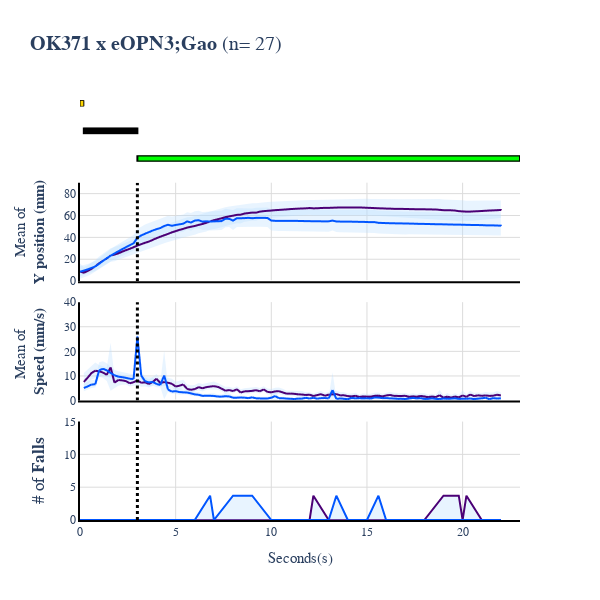

Here is the notebook cell this chart was saved with:
### Code cell
df3 = removingextraline(df_meande)
df4 = removingextraline(df_meandw)
df5 = removingextraline(df_meanse)
df6 = removingextraline(df_meansw)
driver = transgenic

from plotly.subplots import make_subplots
import plotly.graph_objects as go
from plotly.graph_objects import Layout

fig = make_subplots(rows=6, cols=1, row_heights=[0.02, 0.02, 0.02, 0.3,0.3, 0.3],shared_yaxes=True, shared_xaxes=True,horizontal_spacing = 0.05) #, subplot_titles=("Dark phase", "Light phase", "", " ")

if responder == "ACR":
    barcolr = "#00ff00"
if responder == "Chrimson2":
    barcolr = "#DC143C"

barcolr = "#00ff00"

fig.add_trace(go.Scatter(x=[], y=[]),row=1, col=1)
fig.add_shape(type="rect",x0=0, y0=0, x1=0.2, y1=2,line=dict(color="black",width=1,),fillcolor="gold",row=1,col=1)
fig.add_shape(type="rect",x0=0.2, y0=0, x1=3, y1=1,line=dict(color="black",width=2,),fillcolor="black",row=2,col=1)
fig.add_shape(type="rect",x0=3, y0=0, x1=23, y1=1,line=dict(color="black",width=2,),fillcolor=barcolr,row=3,col=1)
fig.update_xaxes(showgrid=False,zeroline=False,ticks="",showline=False,showticklabels=False,range=[-2.05,1],row=1, col=1)
fig.update_yaxes(showgrid=False,zeroline=False,ticks="",showline=False,showticklabels=False,range=[-0.05,2.1],row=1, col=1)

fig.update_xaxes(showgrid=False,zeroline=False,ticks="",showline=False,showticklabels=False,range=[-2.05,3.05],row=2, col=1)
fig.update_yaxes(showgrid=False,zeroline=False,ticks="",showline=False,showticklabels=False,range=[-0.05,1.05],row=2, col=1)


fig.update_xaxes(showgrid=False,zeroline=False,ticks="",showline=False,showticklabels=False,range=[-2.05,23.05],row=3, col=1)
fig.update_yaxes(showgrid=False,zeroline=False,ticks="",showline=False,showticklabels=False,range=[-0.05,1.05],row=3, col=1)


darkcolor  = "#4B0076"
lightcolor = "#0055ff"
SDcolor = " #cce6ff"
SDinner = "rgba(179, 217, 255,0.3)"

nnumber = int(0.25*(len(dfexpt.columns)-2))
nnumberwt = int(0.25*(len(dfwt.columns)-2))

time = df3.loc[df3.ExperimentState == "Dark", 'Seconds']
time2 = df4.loc[df4.ExperimentState == "Dark", 'Seconds']
#expt_dark
row1 = 4
row2 = 5
row3 = 6
fig.append_trace(go.Scattergl(x =time,
        y=df3.loc[df3.ExperimentState == "Dark", 'mean'],
        mode='lines',
        name='Mean of Y position(mm)_Expt',
        marker = dict(color = darkcolor),
        line=dict(width=2),                                           
        showlegend=False   
    ), row=row1, col=1)

#expt_light
fig.append_trace(go.Scattergl(x =time,
        y=df3.loc[df3.ExperimentState == "Full", 'mean'],
        mode='lines',
        name='Mean of Y position(mm)_Expt',
        marker = dict(color = lightcolor),
        line=dict(width=2),
        showlegend=False    
    ), row=row1, col=1)

#exptdark_CI
fig.append_trace(go.Scatter(
        name='Upper Bound',
        x=time,
        y=df3.loc[df3.ExperimentState == "Dark", 'mean']+df3.loc[df3.ExperimentState == "Dark", 'CI'],
        mode='lines',
        marker=dict(color= darkcolor),
        line=dict(width=0),
        showlegend=False
    ), row=row1, col=1)
fig.append_trace(go.Scatter(
        name=transgenic,
        x=time,
        y=df3.loc[df3.ExperimentState == "Dark", 'mean']-df3.loc[df3.ExperimentState == "Dark", 'CI'],
        marker=dict(color= darkcolor),
        line=dict(width=0),
        mode='lines',
        fillcolor= SDinner,
        fill='tonexty',
        showlegend=False
    ), row=row1, col=1)

#exptlight_CI
fig.append_trace(go.Scatter(
        name='Upper Bound',
        x=time,
        y=df3.loc[df3.ExperimentState == "Full", 'mean']+df3.loc[df3.ExperimentState == "Full", 'CI'],
        mode='lines',
        marker=dict(color=SDcolor),
        line=dict(width=0),
        showlegend=False
    ), row=row1, col=1)
fig.append_trace(go.Scatter(
        name='Lower Bound',
        x=time,
        y=df3.loc[df3.ExperimentState == "Full", 'mean']-df3.loc[df3.ExperimentState == "Full", 'CI'],
        marker=dict(color=SDcolor),
        line=dict(width=0),
        mode='lines',
        fillcolor=SDinner,
        fill='tonexty',
        showlegend=False
    ), row=row1, col=1)

#speed


time = df5.loc[df5.ExperimentState == "Dark", 'Seconds']
time2 = df6.loc[df6.ExperimentState == "Dark", 'Seconds']
#exptdark
fig.append_trace(go.Scattergl(x =time,
        y=df5.loc[df5.ExperimentState == "Dark", 'mean'],
        mode='lines',
        name='Mean speed (mm/s)_Expt',
        marker = dict(color = darkcolor),
        line=dict(width=2),
        showlegend=False    
    ), row=row2, col=1)

fig.append_trace(go.Scatter(
        name='Upper Bound',
        x=time,
        y=df5.loc[df5.ExperimentState == "Dark", 'mean']+df5.loc[df5.ExperimentState == "Dark", 'CI'],
        mode='lines',
        marker=dict(color= darkcolor),
        line=dict(width=0),
        showlegend=False
    ), row=row2, col=1)
fig.append_trace(go.Scatter(
        name='Lower Bound',
        x=df5['Seconds'],
        y=df5.loc[df5.ExperimentState == "Dark", 'mean']-df5.loc[df5.ExperimentState == "Dark", 'CI'],
        marker=dict(color=darkcolor),
        line=dict(width=0),
        mode='lines',
        fillcolor=SDinner,
        fill='tonexty',
        showlegend=False
    ), row=row2, col=1)

#exptlight
fig.append_trace(go.Scattergl(x =time,
        y=df5.loc[df5.ExperimentState == "Full", 'mean'],
        mode='lines',
        name='Mean speed (mm/s)_Expt',
        marker = dict(color = lightcolor),
        line=dict(width=2),
        showlegend=False    
    ), row=row2, col=1)

fig.append_trace(go.Scatter(
        name='Upper Bound',
        x=time,
        y=df5.loc[df5.ExperimentState == "Full", 'mean']+df5.loc[df5.ExperimentState == "Full", 'CI'],
        mode='lines',
        marker=dict(color = SDcolor),
        line=dict(width=0),
        showlegend=False
    ), row=row2, col=1)

fig.append_trace(go.Scatter(
        name='Lower Bound',
        x=time,
        y=df5.loc[df5.ExperimentState == "Full", 'mean']-df5.loc[df5.ExperimentState == "Full", 'CI'],
        marker=dict(color = SDcolor),
        line=dict(width=0),
        mode='lines',
        fillcolor=SDinner,
        fill='tonexty',
        showlegend=False
    ), row=row2, col=1)


#raster
count_exptdark = counterfall(df_rrdark, nnumber, nnumberwt, "EXPT")
count_exptfull = counterfall(df_rrfull, nnumber, nnumberwt, "EXPT")

fig.append_trace(go.Scatter(
        name='EXPT',
        x=count_exptdark['value'],
        y=count_exptdark['counts'],
        marker=dict(color=darkcolor),
        line=dict(width=2),
        mode='lines',
        fillcolor=SDinner,
        fill='tozeroy', showlegend=False
    ), row=row3, col=1)

fig.append_trace(go.Scatter(
        name=transgenic,
        x=count_exptfull['value'],
        y=count_exptfull['counts'],
        marker=dict(color=lightcolor),
        line=dict(width=2),
        mode='lines',
        fillcolor=SDinner,
        fill='tozeroy', showlegend=True
    ), row=row3, col=1)


#row2
fig.add_shape(type="line",x0=3, y0=0, x1=3, y1=90,line=dict(color="black",width=3,dash = "dot"),fillcolor="black", row=row1,col=1)

fig.update_yaxes(showline=True, linewidth=2, linecolor='black', gridcolor = "gainsboro", range=[0,90],row=row1,col=1)
fig.update_yaxes(title='Mean of' +'<br>' + '<b>' + 'Y position (mm)' + '</b>',title_font=dict(size=15), gridcolor = "gainsboro", range=[0,90],tickvals=np.arange(0,91,20),showline=True, linewidth=2, linecolor='black', row=row1,col=1)
fig.update_xaxes(showline=True, linewidth=2, linecolor='black', gridcolor = "gainsboro", row=row1,col=1)


#row3
fig.add_shape(type="line",x0=3, y0=0, x1=3, y1=100,line=dict(color="black",width=3,dash = "dot"),fillcolor="black", row=row2,col=1)

fig.update_yaxes(gridcolor = "gainsboro",title='Mean of ' +'<br>' + '<b>' +'Speed (mm/s)'+ '</b>',title_font=dict(size=15),range=[0,40],tickvals=np.arange(0,41,10),showline=True, linewidth=2, linecolor='black', row=row2,col=1)
# fig.update_yaxes(showline=True, linewidth=2, linecolor='black',range=[0,40],gridcolor = "gainsboro",tickvals=np.arange(0,41,10),row=row2,col=2)
fig.update_xaxes(showline=True, linewidth=2, linecolor='black',gridcolor = "gainsboro", row=row2,col=1)

#row4
fig.add_shape(type="line",x0=3, y0=0, x1=3, y1=300,line=dict(color="black",width=3,dash = "dot"),fillcolor="black", row=row3,col=1)
fig.update_yaxes(gridcolor = "gainsboro",title='# of '+ '<b>' + 'Falls'+ '</b>',title_font=dict(family="helvetica",size=17), range=[0,15],tickvals=np.arange(0,16,5),showline=True, linewidth=2, linecolor='black',row=row3,col=1)
#fig.update_yaxes(showline=True,gridcolor = "gainsboro", linewidth=2, linecolor='black',range=[0,15],tickvals=np.arange(0,16,5),row=row3,col=2)
fig.update_xaxes(title='Seconds(s)',title_font=dict(size = 15), range=[0,23],tickvals=np.arange(0,24,5),showline=True, gridcolor = "gainsboro",linewidth=2, linecolor='black', row=row3,col=1)
fig.update_layout(title = '<b>' + driver + '</b>' + " (n= " + str(nnumber) + ")", title_font=dict(family="helvetica", size = 20), font = dict(family = "helvetica"), height=600, width=600, hovermode='x unified', showlegend=True, plot_bgcolor='rgba(0,0,0,0)')
fig.update_annotations(font=dict(family="helvetica", size = 17))

#legend
fig.update_layout(showlegend=False, legend=dict(
    title_font_family='helvetica',
    font=dict(
        size=12
    )
))
fig.update_layout(legend= {'itemsizing': 'constant'})

fig.show()

### Figure 1 — Plotly figure (JSON) as saved in the notebook; plotly's stock layout.template omitted (floating-point values rounded to 4 significant figures; data arrays with more than 128 entries replaced by an {"elided": "..."} marker saying what was removed)
{"data": [{"type": "scatter", "x": [], "xaxis": "x", "y": [], "yaxis": "y"}, {"line": {"width": 2}, "marker": {"color": "#4B0076"}, "mode": "lines", "name": "Mean of Y position(mm)_Expt", "showlegend": false, "type": "scattergl", "x": [0, 0.2, 0.4, 0.6, 0.8, 1, 1.2, 1.4, 1.6, 1.8, 2, 2.2, 2.4, 2.6, 2.8, 3, 3.2, 3.4, 3.6, 3.8, 4, 4.2, 4.4, 4.6, 4.8, 5, 5.2, 5.4, 5.6, 5.8, 6, 6.2, 6.4, 6.6, 6.8, 7, 7.2, 7.4, 7.6, 7.8, 8, 8.2, 8.4, 8.6, 8.8, 9, 9.2, 9.4, 9.6, 9.8, 10, 10.2, 10.4, 10.6, 10.8, 11, 11.2, 11.4, 11.6, 11.8, 12, 12.2, 12.4, 12.6, 12.8, 13, 13.2, 13.4, 13.6, 13.8, 14, 14.2, 14.4, 14.6, 14.8, 15, 15.2, 15.4, 15.6, 15.8, 16, 16.2, 16.4, 16.6, 16.8, 17, 17.2, 17.4, 17.6, 17.8, 18, 18.2, 18.4, 18.6, 18.8, 19, 19.2, 19.4, 19.6, 19.8, 20, 20.2, 20.4, 20.6, 20.8, 21, 21.2, 21.4, 21.6, 21.8, 22], "xaxis": "x4", "y": [9.132, 8.088, 9.678, 11.64, 13.95, 16.78, 19.05, 21.14, 23.84, 24.7, 25.84, 27.34, 28.76, 30.03, 31.44, 33.03, 34.27, 35.56, 36.65, 38.22, 39.77, 41.15, 42.45, 43.71, 45.13, 46.21, 47.4, 48.37, 49.5, 50.27, 51.01, 51.98, 52.8, 53.88, 55.15, 56.29, 57.17, 58.06, 59.11, 59.83, 60.45, 61.21, 61.37, 62.41, 62.82, 63.28, 63.2, 64.16, 64.6, 64.9, 65.17, 65.51, 65.73, 65.98, 66.2, 66.53, 66.7, 66.93, 67.05, 67.19, 67.46, 67.19, 67.25, 67.51, 67.62, 67.62, 67.76, 67.88, 67.99, 67.99, 68.01, 67.96, 68.01, 68.0, 67.83, 67.71, 67.56, 67.42, 67.24, 67.15, 67.0, 66.89, 66.75, 66.73, 66.69, 66.59, 66.51, 66.43, 66.36, 66.34, 66.33, 66.23, 66.17, 66.11, 65.82, 65.47, 65.4, 65.37, 65.16, 64.61, 64.36, 64.16, 64.19, 64.4, 64.54, 64.75, 64.98, 65.18, 65.31, 65.49, 65.68], "yaxis": "y4"}, {"line": {"width": 2}, "marker": {"color": "#0055ff"}, "mode": "lines", "name": "Mean of Y position(mm)_Expt", "showlegend": false, "type": "scattergl", "x": [0, 0.2, 0.4, 0.6, 0.8, 1, 1.2, 1.4, 1.6, 1.8, 2, 2.2, 2.4, 2.6, 2.8, 3, 3.2, 3.4, 3.6, 3.8, 4, 4.2, 4.4, 4.6, 4.8, 5, 5.2, 5.4, 5.6, 5.8, 6, 6.2, 6.4, 6.6, 6.8, 7, 7.2, 7.4, 7.6, 7.8, 8, 8.2, 8.4, 8.6, 8.8, 9, 9.2, 9.4, 9.6, 9.8, 10, 10.2, 10.4, 10.6, 10.8, 11, 11.2, 11.4, 11.6, 11.8, 12, 12.2, 12.4, 12.6, 12.8, 13, 13.2, 13.4, 13.6, 13.8, 14, 14.2, 14.4, 14.6, 14.8, 15, 15.2, 15.4, 15.6, 15.8, 16, 16.2, 16.4, 16.6, 16.8, 17, 17.2, 17.4, 17.6, 17.8, 18, 18.2, 18.4, 18.6, 18.8, 19, 19.2, 19.4, 19.6, 19.8, 20, 20.2, 20.4, 20.6, 20.8, 21, 21.2, 21.4, 21.6, 21.8, 22], "xaxis": "x4", "y": [9.025, 9.964, 11.12, 12.44, 13.8, 16.29, 18.9, 21.38, 23.64, 25.72, 27.7, 29.63, 31.5, 33.3, 35.06, 40.22, 42.29, 43.9, 45.33, 46.82, 48.06, 49.14, 50.95, 52.1, 51.19, 51.9, 52.52, 53.1, 55.18, 54.12, 55.95, 56.27, 54.99, 55.26, 55.03, 55.25, 55.3, 55.49, 57.67, 57.52, 55.92, 58.13, 58.12, 58.23, 58.45, 58.13, 58.41, 58.41, 58.4, 58.36, 55.94, 55.74, 55.74, 55.7, 55.66, 55.65, 55.68, 55.6, 55.52, 55.48, 55.42, 55.31, 55.33, 55.27, 55.27, 55.28, 55.91, 55.12, 55.04, 55.0, 55.02, 54.92, 54.88, 54.79, 54.74, 54.61, 54.54, 54.5, 53.9, 53.77, 53.63, 53.54, 53.46, 53.38, 53.34, 53.24, 53.21, 53.12, 53.0, 52.92, 52.88, 52.8, 52.7, 52.6, 52.61, 52.5, 52.42, 52.33, 52.25, 52.2, 52.16, 52.04, 51.95, 51.87, 51.85, 51.76, 51.61, 51.55, 51.51, 51.41, 51.31], "yaxis": "y4"}, {"line": {"width": 0}, "marker": {"color": "#4B0076"}, "mode": "lines", "name": "Upper Bound", "showlegend": false, "type": "scatter", "x": [0, 0.2, 0.4, 0.6, 0.8, 1, 1.2, 1.4, 1.6, 1.8, 2, 2.2, 2.4, 2.6, 2.8, 3, 3.2, 3.4, 3.6, 3.8, 4, 4.2, 4.4, 4.6, 4.8, 5, 5.2, 5.4, 5.6, 5.8, 6, 6.2, 6.4, 6.6, 6.8, 7, 7.2, 7.4, 7.6, 7.8, 8, 8.2, 8.4, 8.6, 8.8, 9, 9.2, 9.4, 9.6, 9.8, 10, 10.2, 10.4, 10.6, 10.8, 11, 11.2, 11.4, 11.6, 11.8, 12, 12.2, 12.4, 12.6, 12.8, 13, 13.2, 13.4, 13.6, 13.8, 14, 14.2, 14.4, 14.6, 14.8, 15, 15.2, 15.4, 15.6, 15.8, 16, 16.2, 16.4, 16.6, 16.8, 17, 17.2, 17.4, 17.6, 17.8, 18, 18.2, 18.4, 18.6, 18.8, 19, 19.2, 19.4, 19.6, 19.8, 20, 20.2, 20.4, 20.6, 20.8, 21, 21.2, 21.4, 21.6, 21.8, 22], "xaxis": "x4", "y": [16.12, 12.86, 14.62, 16.76, 19.24, 22.4, 24.82, 27.18, 30.04, 31.25, 32.24, 33.86, 35.32, 36.57, 38.04, 39.82, 41.27, 42.72, 43.59, 45.65, 47.08, 49.01, 50.15, 51.63, 53.63, 54.74, 56.07, 56.77, 58.34, 58.65, 59.69, 60.18, 61.36, 62.43, 63.39, 64.62, 65.94, 66.88, 67.58, 68.26, 68.83, 69.54, 69.98, 70.54, 70.8, 71.13, 71.2, 71.76, 72.08, 72.31, 72.49, 72.73, 72.91, 73.12, 73.25, 73.49, 73.59, 73.77, 73.87, 73.96, 74.2, 74.16, 74.26, 74.53, 74.63, 74.64, 74.88, 75.06, 75.25, 75.3, 75.35, 75.33, 75.41, 75.47, 75.36, 75.28, 75.17, 75.07, 74.97, 74.95, 74.85, 74.81, 74.77, 74.86, 74.91, 74.9, 74.94, 74.98, 75.01, 75.12, 75.26, 75.26, 75.29, 75.3, 75.07, 74.74, 74.69, 74.71, 74.59, 74.18, 73.97, 73.59, 73.47, 73.52, 73.52, 73.58, 73.61, 73.65, 73.64, 73.63, 73.68], "yaxis": "y4"}, {"fill": "tonexty", "fillcolor": "rgba(179, 217, 255,0.3)", "line": {"width": 0}, "marker": {"color": "#4B0076"}, "mode": "lines", "name": "OK371 x eOPN3;Gao", "showlegend": false, "type": "scatter", "x": [0, 0.2, 0.4, 0.6, 0.8, 1, 1.2, 1.4, 1.6, 1.8, 2, 2.2, 2.4, 2.6, 2.8, 3, 3.2, 3.4, 3.6, 3.8, 4, 4.2, 4.4, 4.6, 4.8, 5, 5.2, 5.4, 5.6, 5.8, 6, 6.2, 6.4, 6.6, 6.8, 7, 7.2, 7.4, 7.6, 7.8, 8, 8.2, 8.4, 8.6, 8.8, 9, 9.2, 9.4, 9.6, 9.8, 10, 10.2, 10.4, 10.6, 10.8, 11, 11.2, 11.4, 11.6, 11.8, 12, 12.2, 12.4, 12.6, 12.8, 13, 13.2, 13.4, 13.6, 13.8, 14, 14.2, 14.4, 14.6, 14.8, 15, 15.2, 15.4, 15.6, 15.8, 16, 16.2, 16.4, 16.6, 16.8, 17, 17.2, 17.4, 17.6, 17.8, 18, 18.2, 18.4, 18.6, 18.8, 19, 19.2, 19.4, 19.6, 19.8, 20, 20.2, 20.4, 20.6, 20.8, 21, 21.2, 21.4, 21.6, 21.8, 22], "xaxis": "x4", "y": [2.14, 3.32, 4.733, 6.523, 8.658, 11.17, 13.29, 15.1, 17.63, 18.15, 19.44, 20.81, 22.21, 23.48, 24.85, 26.25, 27.26, 28.39, 29.72, 30.78, 32.45, 33.29, 34.74, 35.8, 36.63, 37.68, 38.73, 39.98, 40.67, 41.89, 42.32, 43.79, 44.25, 45.33, 46.91, 47.96, 48.4, 49.24, 50.64, 51.4, 52.08, 52.87, 52.77, 54.28, 54.84, 55.44, 55.2, 56.56, 57.11, 57.5, 57.85, 58.29, 58.55, 58.84, 59.15, 59.57, 59.81, 60.1, 60.22, 60.41, 60.71, 60.21, 60.24, 60.49, 60.6, 60.59, 60.65, 60.7, 60.73, 60.68, 60.67, 60.6, 60.61, 60.54, 60.31, 60.15, 59.96, 59.77, 59.52, 59.35, 59.14, 58.97, 58.74, 58.6, 58.48, 58.28, 58.09, 57.87, 57.71, 57.56, 57.4, 57.2, 57.05, 56.92, 56.56, 56.2, 56.12, 56.02, 55.74, 55.05, 54.76, 54.74, 54.92, 55.27, 55.56, 55.93, 56.34, 56.71, 56.98, 57.35, 57.68], "yaxis": "y4"}, {"line": {"width": 0}, "marker": {"color": " #cce6ff"}, "mode": "lines", "name": "Upper Bound", "showlegend": false, "type": "scatter", "x": [0, 0.2, 0.4, 0.6, 0.8, 1, 1.2, 1.4, 1.6, 1.8, 2, 2.2, 2.4, 2.6, 2.8, 3, 3.2, 3.4, 3.6, 3.8, 4, 4.2, 4.4, 4.6, 4.8, 5, 5.2, 5.4, 5.6, 5.8, 6, 6.2, 6.4, 6.6, 6.8, 7, 7.2, 7.4, 7.6, 7.8, 8, 8.2, 8.4, 8.6, 8.8, 9, 9.2, 9.4, 9.6, 9.8, 10, 10.2, 10.4, 10.6, 10.8, 11, 11.2, 11.4, 11.6, 11.8, 12, 12.2, 12.4, 12.6, 12.8, 13, 13.2, 13.4, 13.6, 13.8, 14, 14.2, 14.4, 14.6, 14.8, 15, 15.2, 15.4, 15.6, 15.8, 16, 16.2, 16.4, 16.6, 16.8, 17, 17.2, 17.4, 17.6, 17.8, 18, 18.2, 18.4, 18.6, 18.8, 19, 19.2, 19.4, 19.6, 19.8, 20, 20.2, 20.4, 20.6, 20.8, 21, 21.2, 21.4, 21.6, 21.8, 22], "xaxis": "x4", "y": [13.82, 14.35, 15.57, 16.95, 18.4, 21.11, 23.97, 26.72, 29.25, 31.58, 33.8, 35.99, 38.09, 40.1, 42.06, 47.76, 50.02, 51.71, 53.14, 54.66, 55.93, 57.04, 58.32, 59.72, 58.98, 59.76, 60.38, 61.01, 62.96, 62.18, 63.85, 64.23, 63.18, 63.52, 63.74, 63.96, 64.06, 64.31, 66.06, 65.65, 65.09, 66.72, 66.74, 66.9, 66.73, 66.48, 67.19, 67.21, 67.24, 67.22, 65.66, 65.65, 65.67, 65.66, 65.6, 65.62, 65.65, 65.63, 65.57, 65.59, 65.57, 65.51, 65.54, 65.48, 65.47, 65.47, 65.54, 65.39, 65.35, 65.32, 65.31, 65.26, 65.25, 65.2, 65.18, 65.08, 65.0, 64.92, 64.32, 64.25, 64.14, 64.07, 64.04, 63.95, 63.87, 63.76, 63.65, 63.54, 63.42, 63.27, 63.17, 63.06, 62.92, 62.82, 62.78, 62.63, 62.52, 62.38, 62.29, 62.2, 62.14, 61.97, 61.83, 61.71, 61.62, 61.48, 61.3, 61.22, 61.12, 60.99, 60.85], "yaxis": "y4"}, {"fill": "tonexty", "fillcolor": "rgba(179, 217, 255,0.3)", "line": {"width": 0}, "marker": {"color": " #cce6ff"}, "mode": "lines", "name": "Lower Bound", "showlegend": false, "type": "scatter", "x": [0, 0.2, 0.4, 0.6, 0.8, 1, 1.2, 1.4, 1.6, 1.8, 2, 2.2, 2.4, 2.6, 2.8, 3, 3.2, 3.4, 3.6, 3.8, 4, 4.2, 4.4, 4.6, 4.8, 5, 5.2, 5.4, 5.6, 5.8, 6, 6.2, 6.4, 6.6, 6.8, 7, 7.2, 7.4, 7.6, 7.8, 8, 8.2, 8.4, 8.6, 8.8, 9, 9.2, 9.4, 9.6, 9.8, 10, 10.2, 10.4, 10.6, 10.8, 11, 11.2, 11.4, 11.6, 11.8, 12, 12.2, 12.4, 12.6, 12.8, 13, 13.2, 13.4, 13.6, 13.8, 14, 14.2, 14.4, 14.6, 14.8, 15, 15.2, 15.4, 15.6, 15.8, 16, 16.2, 16.4, 16.6, 16.8, 17, 17.2, 17.4, 17.6, 17.8, 18, 18.2, 18.4, 18.6, 18.8, 19, 19.2, 19.4, 19.6, 19.8, 20, 20.2, 20.4, 20.6, 20.8, 21, 21.2, 21.4, 21.6, 21.8, 22], "xaxis": "x4", "y": [4.227, 5.578, 6.674, 7.929, 9.205, 11.48, 13.83, 16.05, 18.04, 19.86, 21.6, 23.27, 24.92, 26.49, 28.05, 32.68, 34.56, 36.08, 37.52, 38.98, 40.2, 41.24, 43.58, 44.47, 43.39, 44.04, 44.66, 45.18, 47.4, 46.07, 48.06, 48.3, 46.81, 47.0, 46.33, 46.53, 46.54, 46.67, 49.27, 49.4, 46.76, 49.54, 49.5, 49.57, 50.17, 49.78, 49.64, 49.61, 49.56, 49.49, 46.23, 45.82, 45.81, 45.74, 45.72, 45.68, 45.7, 45.58, 45.47, 45.37, 45.27, 45.11, 45.13, 45.07, 45.08, 45.1, 46.28, 44.85, 44.73, 44.68, 44.73, 44.58, 44.51, 44.38, 44.31, 44.14, 44.08, 44.09, 43.47, 43.28, 43.11, 43.0, 42.88, 42.8, 42.82, 42.71, 42.76, 42.7, 42.57, 42.57, 42.58, 42.54, 42.48, 42.39, 42.43, 42.37, 42.32, 42.27, 42.22, 42.21, 42.18, 42.11, 42.07, 42.03, 42.08, 42.05, 41.92, 41.88, 41.89, 41.82, 41.76], "yaxis": "y4"}, {"line": {"width": 2}, "marker": {"color": "#4B0076"}, "mode": "lines", "name": "Mean speed (mm/s)_Expt", "showlegend": false, "type": "scattergl", "x": [0, 0.2, 0.4, 0.6, 0.8, 1, 1.2, 1.4, 1.6, 1.8, 2, 2.2, 2.4, 2.6, 2.8, 3, 3.2, 3.4, 3.6, 3.8, 4, 4.2, 4.4, 4.6, 4.8, 5, 5.2, 5.4, 5.6, 5.8, 6, 6.2, 6.4, 6.6, 6.8, 7, 7.2, 7.4, 7.6, 7.8, 8, 8.2, 8.4, 8.6, 8.8, 9, 9.2, 9.4, 9.6, 9.8, 10, 10.2, 10.4, 10.6, 10.8, 11, 11.2, 11.4, 11.6, 11.8, 12, 12.2, 12.4, 12.6, 12.8, 13, 13.2, 13.4, 13.6, 13.8, 14, 14.2, 14.4, 14.6, 14.8, 15, 15.2, 15.4, 15.6, 15.8, 16, 16.2, 16.4, 16.6, 16.8, 17, 17.2, 17.4, 17.6, 17.8, 18, 18.2, 18.4, 18.6, 18.8, 19, 19.2, 19.4, 19.6, 19.8, 20, 20.2, 20.4, 20.6, 20.8, 21, 21.2, 21.4, 21.6, 21.8, 22], "xaxis": "x5", "y": [null, 7.764, 9.525, 11.42, 12.35, 12.14, 11.61, 10.69, 13.73, 7.498, 8.546, 8.43, 8.124, 7.227, 7.655, 8.417, 7.454, 7.618, 6.943, 7.759, 9.105, 7.317, 7.724, 7.468, 7.047, 5.906, 6.236, 6.751, 4.92, 4.574, 4.865, 5.67, 5.178, 5.654, 5.885, 6.068, 5.772, 5.057, 4.201, 4.471, 4.052, 4.793, 3.462, 3.943, 4.007, 4.139, 4.421, 3.994, 4.747, 3.721, 3.53, 3.928, 4.014, 3.481, 3.001, 3.041, 2.932, 2.715, 2.653, 2.457, 2.579, 2.042, 2.409, 2.791, 2.15, 2.604, 2.67, 2.846, 2.306, 2.339, 1.988, 1.88, 2.144, 1.634, 1.887, 1.78, 1.772, 2.099, 2.212, 1.859, 2.242, 2.477, 2.112, 2.069, 2.036, 2.126, 1.718, 1.916, 1.74, 2.066, 1.848, 1.591, 1.839, 1.606, 2.341, 1.372, 1.79, 1.388, 1.841, 1.483, 2.268, 1.725, 2.651, 1.996, 2.316, 2.127, 2.275, 2.096, 2.151, 2.561, 2.274], "yaxis": "y5"}, {"line": {"width": 0}, "marker": {"color": "#4B0076"}, "mode": "lines", "name": "Upper Bound", "showlegend": false, "type": "scatter", "x": [0, 0.2, 0.4, 0.6, 0.8, 1, 1.2, 1.4, 1.6, 1.8, 2, 2.2, 2.4, 2.6, 2.8, 3, 3.2, 3.4, 3.6, 3.8, 4, 4.2, 4.4, 4.6, 4.8, 5, 5.2, 5.4, 5.6, 5.8, 6, 6.2, 6.4, 6.6, 6.8, 7, 7.2, 7.4, 7.6, 7.8, 8, 8.2, 8.4, 8.6, 8.8, 9, 9.2, 9.4, 9.6, 9.8, 10, 10.2, 10.4, 10.6, 10.8, 11, 11.2, 11.4, 11.6, 11.8, 12, 12.2, 12.4, 12.6, 12.8, 13, 13.2, 13.4, 13.6, 13.8, 14, 14.2, 14.4, 14.6, 14.8, 15, 15.2, 15.4, 15.6, 15.8, 16, 16.2, 16.4, 16.6, 16.8, 17, 17.2, 17.4, 17.6, 17.8, 18, 18.2, 18.4, 18.6, 18.8, 19, 19.2, 19.4, 19.6, 19.8, 20, 20.2, 20.4, 20.6, 20.8, 21, 21.2, 21.4, 21.6, 21.8, 22], "xaxis": "x5", "y": [null, 11.23, 12.57, 14.25, 15.51, 14.47, 14.05, 13.39, 23.51, 9.999, 11.06, 10.45, 9.728, 8.74, 9.34, 10.58, 9.321, 9.477, 8.554, 9.55, 10.84, 8.889, 9.54, 9.272, 8.884, 7.646, 8.155, 8.459, 6.539, 6.201, 6.282, 7.157, 6.698, 6.932, 7.284, 7.701, 7.168, 6.377, 5.626, 5.567, 5.097, 5.865, 4.587, 4.982, 5.221, 5.236, 5.551, 5.082, 5.781, 4.928, 4.671, 5.16, 5.358, 4.808, 4.016, 3.985, 4.027, 3.834, 3.877, 3.404, 3.384, 2.88, 3.501, 3.935, 3.067, 3.661, 3.945, 4.022, 3.38, 3.353, 2.877, 2.875, 3.213, 2.364, 2.94, 2.673, 2.752, 3.168, 3.255, 2.81, 3.19, 3.47, 3.174, 3.012, 3.014, 3.072, 2.684, 2.957, 2.573, 3.065, 2.939, 2.459, 2.747, 2.412, 4.276, 2.124, 3.05, 2.312, 3.023, 2.287, 4.172, 2.492, 3.967, 3.068, 3.316, 3.109, 3.461, 3.321, 3.245, 3.891, 3.396], "yaxis": "y5"}, {"fill": "tonexty", "fillcolor": "rgba(179, 217, 255,0.3)", "line": {"width": 0}, "marker": {"color": "#4B0076"}, "mode": "lines", "name": "Lower Bound", "showlegend": false, "type": "scatter", "x": {"elided": "322 float values"}, "xaxis": "x5", "y": [null, 4.3, 6.475, 8.594, 9.188, 9.805, 9.175, 7.992, 3.951, 4.997, 6.031, 6.406, 6.52, 5.713, 5.971, 6.252, 5.587, 5.758, 5.332, 5.968, 7.367, 5.744, 5.908, 5.665, 5.21, 4.165, 4.317, 5.044, 3.301, 2.946, 3.449, 4.183, 3.659, 4.375, 4.486, 4.436, 4.376, 3.736, 2.776, 3.374, 3.008, 3.721, 2.338, 2.903, 2.793, 3.042, 3.292, 2.906, 3.713, 2.513, 2.389, 2.696, 2.67, 2.155, 1.986, 2.097, 1.836, 1.597, 1.429, 1.509, 1.775, 1.204, 1.318, 1.647, 1.234, 1.547, 1.395, 1.67, 1.232, 1.325, 1.1, 0.8843, 1.076, 0.904, 0.8343, 0.8883, 0.7925, 1.03, 1.17, 0.9075, 1.293, 1.485, 1.051, 1.126, 1.057, 1.179, 0.7515, 0.8748, 0.906, 1.068, 0.7572, 0.7237, 0.9301, 0.7996, 0.4059, 0.6214, 0.5296, 0.4633, 0.6587, 0.6786, 0.3647, 0.9576, 1.335, 0.9237, 1.316, 1.145, 1.089, 0.8724, 1.057, 1.231, 1.151], "yaxis": "y5"}, {"line": {"width": 2}, "marker": {"color": "#0055ff"}, "mode": "lines", "name": "Mean speed (mm/s)_Expt", "showlegend": false, "type": "scattergl", "x": [0, 0.2, 0.4, 0.6, 0.8, 1, 1.2, 1.4, 1.6, 1.8, 2, 2.2, 2.4, 2.6, 2.8, 3, 3.2, 3.4, 3.6, 3.8, 4, 4.2, 4.4, 4.6, 4.8, 5, 5.2, 5.4, 5.6, 5.8, 6, 6.2, 6.4, 6.6, 6.8, 7, 7.2, 7.4, 7.6, 7.8, 8, 8.2, 8.4, 8.6, 8.8, 9, 9.2, 9.4, 9.6, 9.8, 10, 10.2, 10.4, 10.6, 10.8, 11, 11.2, 11.4, 11.6, 11.8, 12, 12.2, 12.4, 12.6, 12.8, 13, 13.2, 13.4, 13.6, 13.8, 14, 14.2, 14.4, 14.6, 14.8, 15, 15.2, 15.4, 15.6, 15.8, 16, 16.2, 16.4, 16.6, 16.8, 17, 17.2, 17.4, 17.6, 17.8, 18, 18.2, 18.4, 18.6, 18.8, 19, 19.2, 19.4, 19.6, 19.8, 20, 20.2, 20.4, 20.6, 20.8, 21, 21.2, 21.4, 21.6, 21.8, 22], "xaxis": "x5", "y": [null, 5.289, 5.95, 6.701, 6.866, 12.53, 13.16, 12.51, 11.45, 10.5, 9.954, 9.733, 9.457, 9.077, 8.978, 26.37, 10.41, 8.082, 7.585, 7.795, 6.921, 6.565, 10.44, 4.7, 3.855, 4.028, 3.647, 3.528, 3.454, 3.117, 2.699, 2.541, 2.106, 2.135, 2.144, 2.055, 1.828, 1.79, 1.953, 1.871, 1.35, 1.355, 1.429, 1.356, 1.163, 1.491, 1.095, 1.05, 1.015, 1.019, 1.33, 2.031, 1.112, 1.127, 0.9621, 0.9355, 0.7797, 0.9872, 0.9875, 1.28, 1.013, 1.303, 0.9402, 1.163, 1.208, 1.057, 4.461, 0.847, 1.047, 0.8922, 0.7434, 1.265, 1.069, 1.16, 1.048, 1.119, 0.9936, 1.45, 1.389, 1.197, 1.199, 1.065, 1.032, 0.8787, 0.9018, 0.8033, 1.002, 1.263, 1.043, 1.154, 0.8305, 0.882, 1.084, 0.8558, 0.7868, 1.02, 0.8926, 0.9543, 1.094, 0.8372, 0.9145, 0.9027, 1.016, 0.775, 0.9553, 1.088, 1.334, 0.7423, 1.177, 1.011, 1.094], "yaxis": "y5"}, {"line": {"width": 0}, "marker": {"color": " #cce6ff"}, "mode": "lines", "name": "Upper Bound", "showlegend": false, "type": "scatter", "x": [0, 0.2, 0.4, 0.6, 0.8, 1, 1.2, 1.4, 1.6, 1.8, 2, 2.2, 2.4, 2.6, 2.8, 3, 3.2, 3.4, 3.6, 3.8, 4, 4.2, 4.4, 4.6, 4.8, 5, 5.2, 5.4, 5.6, 5.8, 6, 6.2, 6.4, 6.6, 6.8, 7, 7.2, 7.4, 7.6, 7.8, 8, 8.2, 8.4, 8.6, 8.8, 9, 9.2, 9.4, 9.6, 9.8, 10, 10.2, 10.4, 10.6, 10.8, 11, 11.2, 11.4, 11.6, 11.8, 12, 12.2, 12.4, 12.6, 12.8, 13, 13.2, 13.4, 13.6, 13.8, 14, 14.2, 14.4, 14.6, 14.8, 15, 15.2, 15.4, 15.6, 15.8, 16, 16.2, 16.4, 16.6, 16.8, 17, 17.2, 17.4, 17.6, 17.8, 18, 18.2, 18.4, 18.6, 18.8, 19, 19.2, 19.4, 19.6, 19.8, 20, 20.2, 20.4, 20.6, 20.8, 21, 21.2, 21.4, 21.6, 21.8, 22], "xaxis": "x5", "y": [null, 6.794, 7.537, 8.337, 8.424, 15.52, 15.98, 15.16, 13.76, 12.57, 11.95, 11.75, 11.3, 10.9, 10.62, 30.57, 12.02, 9.548, 9.481, 9.494, 8.387, 7.733, 20.32, 5.938, 4.932, 5.301, 4.96, 4.458, 4.444, 4.269, 3.494, 3.379, 2.78, 2.624, 2.9, 2.957, 2.469, 2.425, 2.981, 3.01, 1.955, 1.949, 2.049, 1.944, 1.607, 2.0, 1.602, 1.65, 1.617, 1.564, 2.05, 4.161, 1.589, 1.652, 1.373, 1.301, 1.148, 1.547, 1.689, 1.98, 1.439, 2.117, 1.313, 1.695, 1.837, 1.517, 11.55, 1.241, 1.534, 1.341, 1.265, 2.287, 1.683, 1.886, 1.78, 1.773, 1.607, 2.364, 2.489, 1.856, 1.927, 1.703, 1.592, 1.354, 1.345, 1.292, 1.567, 2.059, 1.773, 1.716, 1.35, 1.383, 1.671, 1.377, 1.2, 1.749, 1.526, 1.609, 1.631, 1.293, 1.255, 1.467, 1.569, 1.271, 1.492, 1.755, 2.064, 1.153, 1.808, 1.516, 1.86], "yaxis": "y5"}, {"fill": "tonexty", "fillcolor": "rgba(179, 217, 255,0.3)", "line": {"width": 0}, "marker": {"color": " #cce6ff"}, "mode": "lines", "name": "Lower Bound", "showlegend": false, "type": "scatter", "x": [0, 0.2, 0.4, 0.6, 0.8, 1, 1.2, 1.4, 1.6, 1.8, 2, 2.2, 2.4, 2.6, 2.8, 3, 3.2, 3.4, 3.6, 3.8, 4, 4.2, 4.4, 4.6, 4.8, 5, 5.2, 5.4, 5.6, 5.8, 6, 6.2, 6.4, 6.6, 6.8, 7, 7.2, 7.4, 7.6, 7.8, 8, 8.2, 8.4, 8.6, 8.8, 9, 9.2, 9.4, 9.6, 9.8, 10, 10.2, 10.4, 10.6, 10.8, 11, 11.2, 11.4, 11.6, 11.8, 12, 12.2, 12.4, 12.6, 12.8, 13, 13.2, 13.4, 13.6, 13.8, 14, 14.2, 14.4, 14.6, 14.8, 15, 15.2, 15.4, 15.6, 15.8, 16, 16.2, 16.4, 16.6, 16.8, 17, 17.2, 17.4, 17.6, 17.8, 18, 18.2, 18.4, 18.6, 18.8, 19, 19.2, 19.4, 19.6, 19.8, 20, 20.2, 20.4, 20.6, 20.8, 21, 21.2, 21.4, 21.6, 21.8, 22], "xaxis": "x5", "y": [null, 3.783, 4.364, 5.065, 5.309, 9.53, 10.34, 9.869, 9.129, 8.425, 7.962, 7.716, 7.615, 7.257, 7.337, 22.17, 8.805, 6.615, 5.69, 6.096, 5.454, 5.396, 0.5459, 3.462, 2.777, 2.755, 2.335, 2.598, 2.465, 1.964, 1.905, 1.704, 1.433, 1.646, 1.387, 1.152, 1.186, 1.155, 0.9253, 0.7327, 0.7457, 0.7612, 0.8086, 0.7689, 0.7201, 0.982, 0.5891, 0.449, 0.4125, 0.4744, 0.6107, -0.09861, 0.6348, 0.6017, 0.5507, 0.5703, 0.411, 0.4278, 0.286, 0.5797, 0.5875, 0.4889, 0.5677, 0.6315, 0.5794, 0.5967, -2.626, 0.4528, 0.5599, 0.4438, 0.2218, 0.244, 0.4551, 0.4341, 0.3161, 0.4638, 0.3807, 0.5353, 0.2894, 0.5374, 0.4712, 0.4279, 0.4712, 0.4031, 0.4582, 0.3149, 0.4381, 0.4664, 0.3139, 0.5927, 0.3107, 0.3808, 0.4969, 0.3348, 0.3731, 0.2906, 0.2591, 0.2994, 0.5567, 0.3817, 0.5739, 0.3379, 0.463, 0.2795, 0.4185, 0.42, 0.6037, 0.3322, 0.5459, 0.5058, 0.3273], "yaxis": "y5"}, {"fill": "tozeroy", "fillcolor": "rgba(179, 217, 255,0.3)", "line": {"width": 2}, "marker": {"color": "#4B0076"}, "mode": "lines", "name": "EXPT", "showlegend": false, "type": "scatter", "x": [0, 1, 2, 3, 4, 5, 6, 7, 8, 9, 10, 11, 12, 12.2, 13, 14, 15, 16, 17, 18, 19, 19.8, 20, 20.2, 21, 22], "xaxis": "x6", "y": [0, 0, 0, 0, 0, 0, 0, 0, 0, 0, 0, 0, 0, 3.704, 0, 0, 0, 0, 0, 0, 3.704, 3.704, 0, 3.704, 0, 0], "yaxis": "y6"}, {"fill": "tozeroy", "fillcolor": "rgba(179, 217, 255,0.3)", "line": {"width": 2}, "marker": {"color": "#0055ff"}, "mode": "lines", "name": "OK371 x eOPN3;Gao", "showlegend": true, "type": "scatter", "x": [0, 1, 2, 3, 4, 5, 6, 6.8, 7, 8, 9, 10, 11, 12, 13, 13.4, 14, 15, 15.6, 16, 17, 18, 19, 20, 21, 22], "xaxis": "x6", "y": [0, 0, 0, 0, 0, 0, 0, 3.704, 0, 3.704, 3.704, 0, 0, 0, 0, 3.704, 0, 0, 3.704, 0, 0, 0, 0, 0, 0, 0], "yaxis": "y6"}], "layout": {"font": {"family": "helvetica"}, "height": 600, "hovermode": "x unified", "legend": {"font": {"size": 12}, "itemsizing": "constant", "title": {"font": {"family": "helvetica"}}}, "plot_bgcolor": "rgba(0,0,0,0)", "shapes": [{"fillcolor": "gold", "line": {"color": "black", "width": 1}, "type": "rect", "x0": 0, "x1": 0.2, "xref": "x", "y0": 0, "y1": 2, "yref": "y"}, {"fillcolor": "black", "line": {"color": "black", "width": 2}, "type": "rect", "x0": 0.2, "x1": 3, "xref": "x2", "y0": 0, "y1": 1, "yref": "y2"}, {"fillcolor": "#00ff00", "line": {"color": "black", "width": 2}, "type": "rect", "x0": 3, "x1": 23, "xref": "x3", "y0": 0, "y1": 1, "yref": "y3"}, {"fillcolor": "black", "line": {"color": "black", "dash": "dot", "width": 3}, "type": "line", "x0": 3, "x1": 3, "xref": "x4", "y0": 0, "y1": 90, "yref": "y4"}, {"fillcolor": "black", "line": {"color": "black", "dash": "dot", "width": 3}, "type": "line", "x0": 3, "x1": 3, "xref": "x5", "y0": 0, "y1": 100, "yref": "y5"}, {"fillcolor": "black", "line": {"color": "black", "dash": "dot", "width": 3}, "type": "line", "x0": 3, "x1": 3, "xref": "x6", "y0": 0, "y1": 300, "yref": "y6"}], "showlegend": false, "title": {"font": {"family": "helvetica", "size": 20}, "text": "<b>OK371 x eOPN3;Gao</b> (n= 27)"}, "width": 600, "xaxis": {"anchor": "y", "domain": [0, 1], "matches": "x6", "range": [-2.05, 1], "showgrid": false, "showline": false, "showticklabels": false, "ticks": "", "zeroline": false}, "xaxis2": {"anchor": "y2", "domain": [0, 1], "matches": "x6", "range": [-2.05, 3.05], "showgrid": false, "showline": false, "showticklabels": false, "ticks": "", "zeroline": false}, "xaxis3": {"anchor": "y3", "domain": [0, 1], "matches": "x6", "range": [-2.05, 23.05], "showgrid": false, "showline": false, "showticklabels": false, "ticks": "", "zeroline": false}, "xaxis4": {"anchor": "y4", "domain": [0, 1], "gridcolor": "gainsboro", "linecolor": "black", "linewidth": 2, "matches": "x6", "showline": true, "showticklabels": false}, "xaxis5": {"anchor": "y5", "domain": [0, 1], "gridcolor": "gainsboro", "linecolor": "black", "linewidth": 2, "matches": "x6", "showline": true, "showticklabels": false}, "xaxis6": {"anchor": "y6", "domain": [0, 1], "gridcolor": "gainsboro", "linecolor": "black", "linewidth": 2, "range": [0, 23], "showline": true, "tickvals": [0, 5, 10, 15, 20], "title": {"font": {"size": 15}, "text": "Seconds(s)"}}, "yaxis": {"anchor": "x", "domain": [0.9844, 1], "range": [-0.05, 2.1], "showgrid": false, "showline": false, "showticklabels": false, "ticks": "", "zeroline": false}, "yaxis2": {"anchor": "x2", "domain": [0.9187, 0.9344], "range": [-0.05, 1.05], "showgrid": false, "showline": false, "showticklabels": false, "ticks": "", "zeroline": false}, "yaxis3": {"anchor": "x3", "domain": [0.8531, 0.8688], "range": [-0.05, 1.05], "showgrid": false, "showline": false, "showticklabels": false, "ticks": "", "zeroline": false}, "yaxis4": {"anchor": "x4", "domain": [0.5687, 0.8031], "gridcolor": "gainsboro", "linecolor": "black", "linewidth": 2, "range": [0, 90], "showline": true, "tickvals": [0, 20, 40, 60, 80], "title": {"font": {"size": 15}, "text": "Mean of<br><b>Y position (mm)</b>"}}, "yaxis5": {"anchor": "x5", "domain": [0.2844, 0.5188], "gridcolor": "gainsboro", "linecolor": "black", "linewidth": 2, "range": [0, 40], "showline": true, "tickvals": [0, 10, 20, 30, 40], "title": {"font": {"size": 15}, "text": "Mean of <br><b>Speed (mm/s)</b>"}}, "yaxis6": {"anchor": "x6", "domain": [0, 0.2344], "gridcolor": "gainsboro", "linecolor": "black", "linewidth": 2, "range": [0, 15], "showline": true, "tickvals": [0, 5, 10, 15], "title": {"font": {"family": "helvetica", "size": 17}, "text": "# of <b>Falls</b>"}}}}
